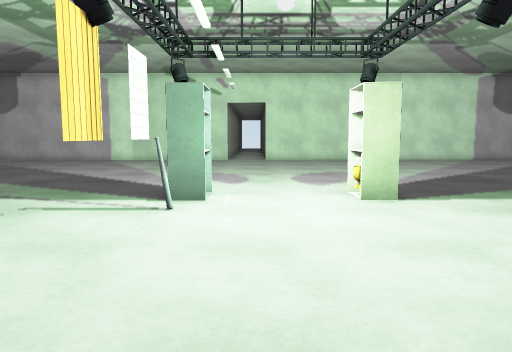
view 1 (above)

20 first-person views from a walk through a Unity game level. The camera is 1.2 m above the floor, tilts 6° down and sees 70° across. The floor is counted in squares, 1 m on a side. Each view is taken from the middle of a square. On the plan, view 1 faces up. The plan holds only what a view shows up to about 15 squares ahead; the rest is blank. The place goes on beyond the plan. The player is left out. Some animated figures are left out. Door leaves are left out, so doorways stand open. Some surface patterns are stand-ins.

view 2
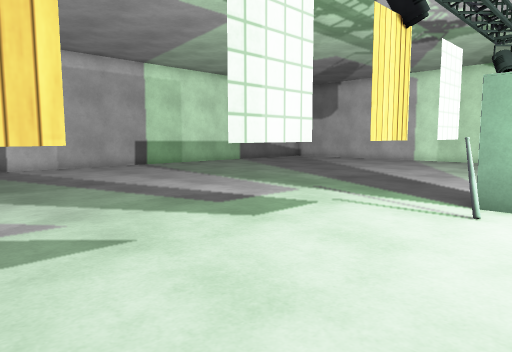

view 3
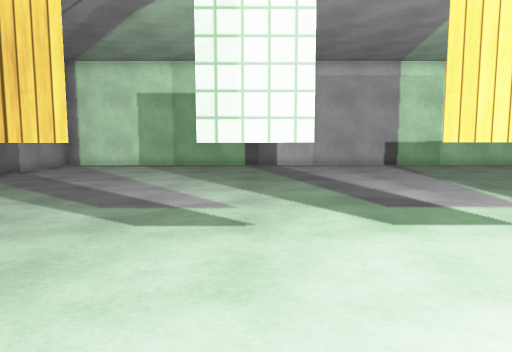

view 4
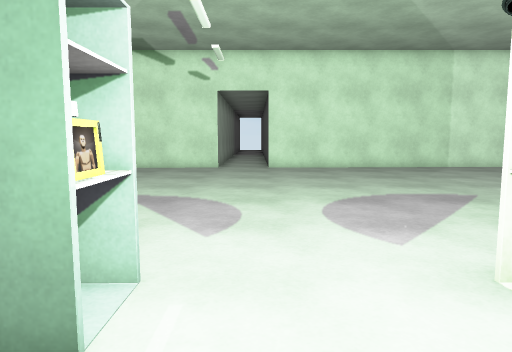

view 5
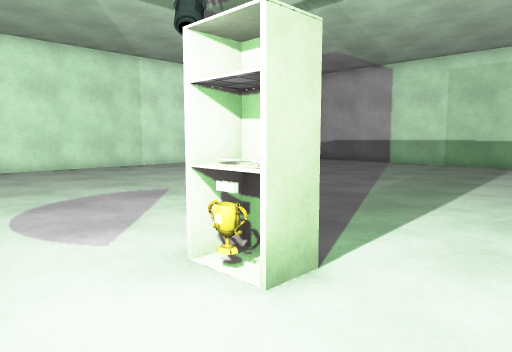

view 6
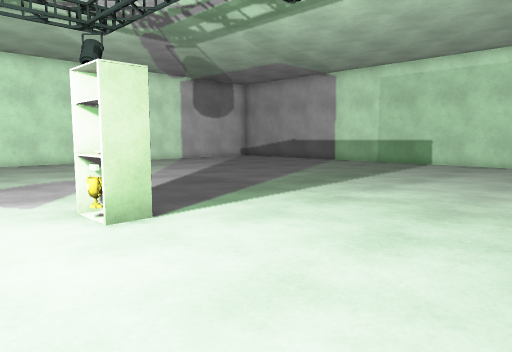

view 7
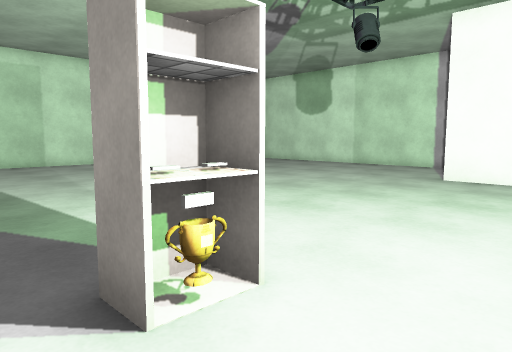

view 8
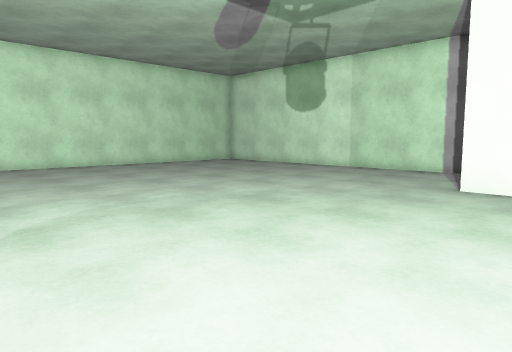

view 9
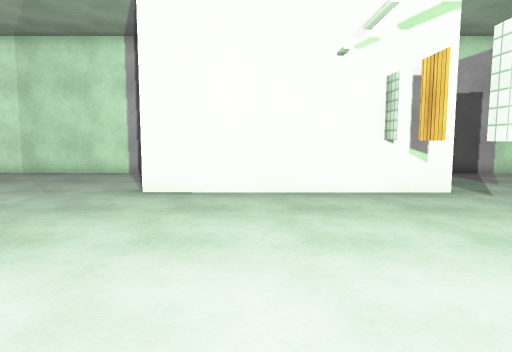

view 10
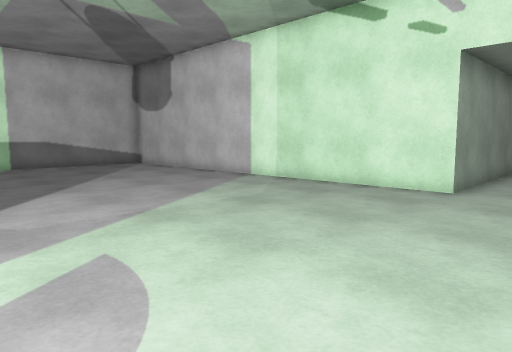

view 11
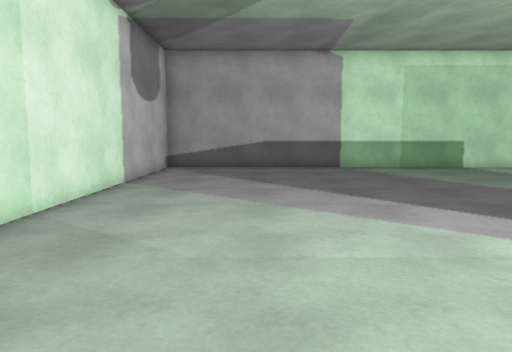

view 12
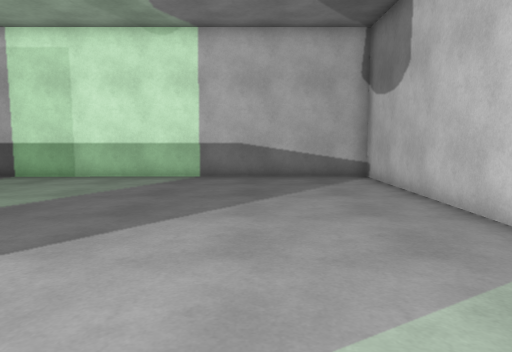

view 13
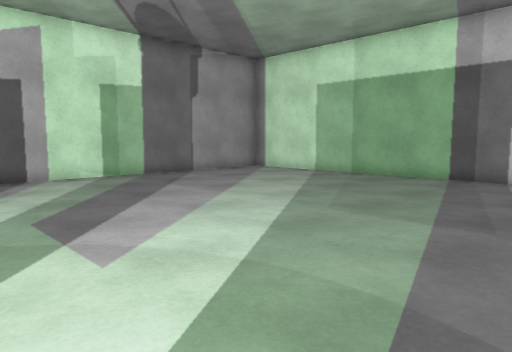

view 14
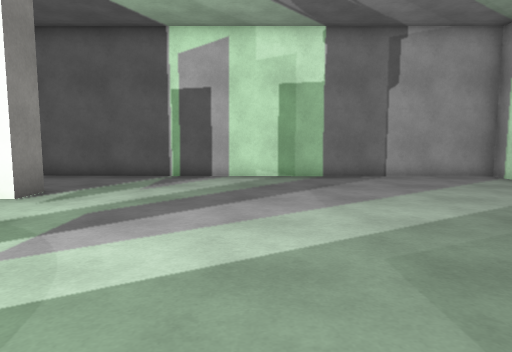

view 15
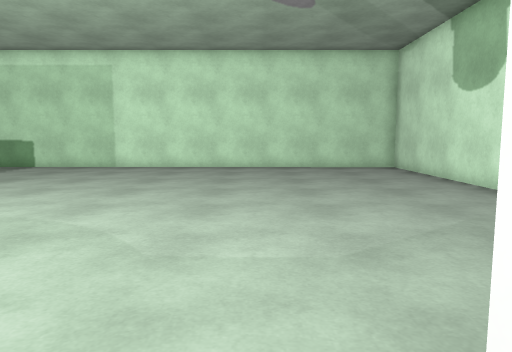

view 16
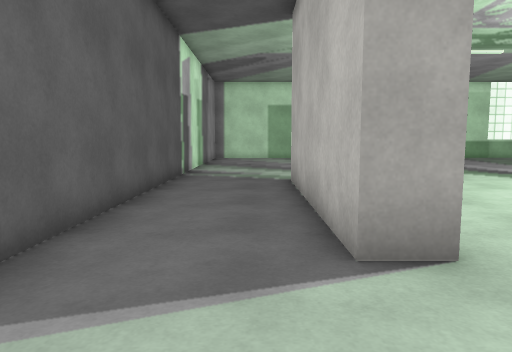

view 17
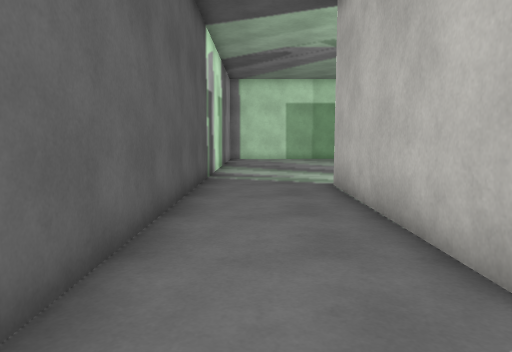

view 18
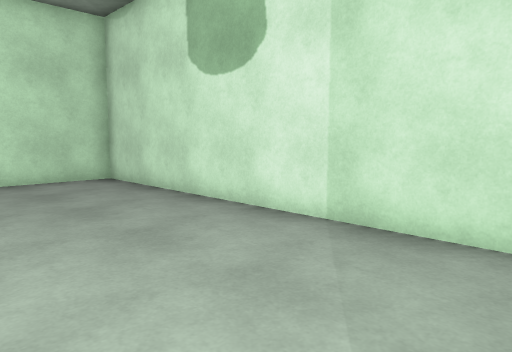

view 19
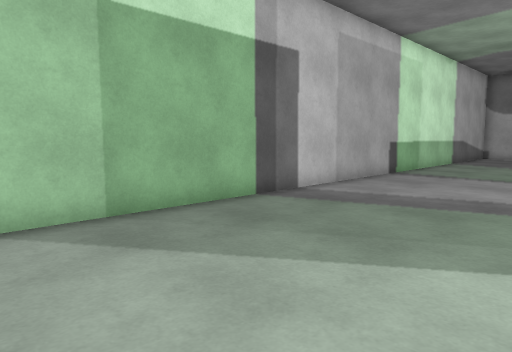

view 20
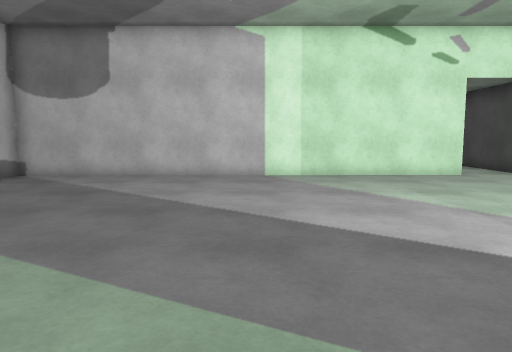

### Floor plan
Ten units are one square. View 1 is at (0, 0); x grows to the right and y downward. Boxes are objects, and circles mark ways between rooms. Rooms are numbered by the first view taken in them; rooms with no view inside come last. Other rooms are left out.
<svg viewBox="-160 -230 330 300">
<path fill="none" stroke="#000" d="M27 -69 27 -80M-18 -63 -18 -53M-18 -44 -18 -34M-18 -25 -18 -15M-18 -6 -18 4M-18 12 -18 21M26 30 -25 30M-33 25 -33 20 35 20 35 26M-15 -195 -155 -195 -155 65 165 65 165 -195 5 -195M-15 -225 -15 -195M5 -199 5 -225"/>
<rect x="-25" y="-85" width="20" height="20" fill="#bbb"><title>other object</title></rect>
<rect x="15" y="-75" width="10" height="10" fill="#bbb"><title>other object</title></rect>
<rect x="15" y="-85" width="10" height="10" fill="#bbb"><title>other object</title></rect>
<circle cx="-5" cy="-195" r="3" fill="#2a7"/>
<text x="10" y="-70">1</text>
<text x="-10" y="-220">2</text>
</svg>
Room 1 opens to room 2.

Where each view was taken, in squares from view 1:
view 1: 0 up, 0 right, facing up
view 2: 0 up, 0 right, facing up-left
view 3: 2 up, 1 right, facing left
view 4: 5 up, 0 right, facing up
view 5: 5 up, 0 right, facing up-right
view 6: 2 up, 0 right, facing up-right
view 7: 9 up, 0 right, facing down-right
view 8: 7 up, 1 right, facing down-right
view 9: 6 up, 1 right, facing down
view 10: 11 up, 1 right, facing up-left
view 11: 16 up, 2 right, facing right
view 12: 16 up, 4 left, facing left
view 13: 5 up, 4 left, facing down-left
view 14: 5 up, 8 left, facing down
view 15: 1 down, 2 right, facing right
view 16: 4 down, 7 right, facing left
view 17: 5 down, 6 right, facing left
view 18: 2 down, 6 right, facing down-right
view 19: 4 down, 10 left, facing up-left
view 20: 8 up, 8 left, facing up
